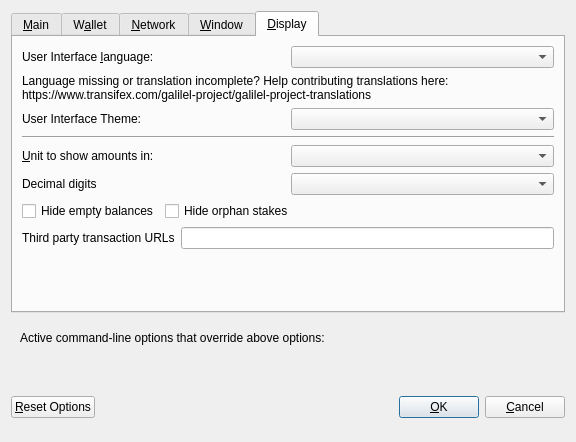
<?xml version="1.0" encoding="UTF-8"?>
<ui version="4.0">
 <class>OptionsDialog</class>
 <widget class="QDialog" name="OptionsDialog">
  <property name="geometry">
   <rect>
    <x>0</x>
    <y>0</y>
    <width>576</width>
    <height>442</height>
   </rect>
  </property>
  <property name="windowTitle">
   <string>Options</string>
  </property>
  <property name="modal">
   <bool>true</bool>
  </property>
  <layout class="QVBoxLayout" name="verticalLayout">
   <item>
    <widget class="QTabWidget" name="tabWidget">
     <property name="currentIndex">
      <number>4</number>
     </property>
     <widget class="QWidget" name="tabMain">
      <attribute name="title">
       <string>&amp;Main</string>
      </attribute>
      <layout class="QVBoxLayout" name="verticalLayout_Main">
       <item>
        <widget class="QCheckBox" name="bitcoinAtStartup">
         <property name="toolTip">
          <string>Automatically start Galilel after logging in to the system.</string>
         </property>
         <property name="text">
          <string>&amp;Start Galilel on system login</string>
         </property>
        </widget>
       </item>
       <item>
        <layout class="QHBoxLayout" name="horizontalLayout_2_Main">
         <item>
          <widget class="QLabel" name="databaseCacheLabel">
           <property name="text">
            <string>Size of &amp;database cache</string>
           </property>
           <property name="textFormat">
            <enum>Qt::PlainText</enum>
           </property>
           <property name="buddy">
            <cstring>databaseCache</cstring>
           </property>
          </widget>
         </item>
         <item>
          <widget class="QSpinBox" name="databaseCache"/>
         </item>
         <item>
          <widget class="QLabel" name="databaseCacheUnitLabel">
           <property name="text">
            <string>MB</string>
           </property>
           <property name="textFormat">
            <enum>Qt::PlainText</enum>
           </property>
          </widget>
         </item>
         <item>
          <spacer name="horizontalSpacer_2_Main">
           <property name="orientation">
            <enum>Qt::Horizontal</enum>
           </property>
           <property name="sizeHint" stdset="0">
            <size>
             <width>40</width>
             <height>20</height>
            </size>
           </property>
          </spacer>
         </item>
        </layout>
       </item>
       <item>
        <layout class="QHBoxLayout" name="horizontalLayout_3_Main">
         <item>
          <widget class="QLabel" name="threadsScriptVerifLabel">
           <property name="text">
            <string>Number of script &amp;verification threads</string>
           </property>
           <property name="textFormat">
            <enum>Qt::PlainText</enum>
           </property>
           <property name="buddy">
            <cstring>threadsScriptVerif</cstring>
           </property>
          </widget>
         </item>
         <item>
          <widget class="QSpinBox" name="threadsScriptVerif">
           <property name="toolTip">
            <string>(0 = auto, &lt;0 = leave that many cores free)</string>
           </property>
          </widget>
         </item>
         <item>
          <spacer name="horizontalSpacer_3_Main">
           <property name="orientation">
            <enum>Qt::Horizontal</enum>
           </property>
           <property name="sizeHint" stdset="0">
            <size>
             <width>40</width>
             <height>20</height>
            </size>
           </property>
          </spacer>
         </item>
        </layout>
       </item>
       <item>
        <spacer name="verticalSpacer_2">
         <property name="orientation">
          <enum>Qt::Vertical</enum>
         </property>
         <property name="sizeHint" stdset="0">
          <size>
           <width>20</width>
           <height>40</height>
          </size>
         </property>
        </spacer>
       </item>
       <item>
        <layout class="QHBoxLayout" name="horiz-autominting-layout">
         <item>
          <widget class="QCheckBox" name="checkBoxZeromintEnable">
           <property name="toolTip">
            <string>Enable automatic minting of GALI units to zGALI</string>
           </property>
           <property name="layoutDirection">
            <enum>Qt::LeftToRight</enum>
           </property>
           <property name="text">
            <string>Enable zGALI Automint</string>
           </property>
          </widget>
         </item>
         <item>
          <widget class="QCheckBox" name="checkBoxZeromintAddresses">
           <property name="toolTip">
            <string>Enable automatic zGALI minting from specific addresses</string>
           </property>
           <property name="layoutDirection">
            <enum>Qt::LeftToRight</enum>
           </property>
           <property name="text">
            <string>Enable Automint Addresses</string>
           </property>
          </widget>
         </item>
        </layout>
       </item>
       <item>
        <layout class="QHBoxLayout" name="horizontalLayout_3">
         <item>
          <widget class="QLabel" name="percentage_label">
           <property name="toolTip">
            <string>Percentage of incoming GALI which get automatically converted to zGALI via Zerocoin Protocol (min: 10%)</string>
           </property>
           <property name="text">
            <string>Percentage of autominted zGALI</string>
           </property>
          </widget>
         </item>
         <item>
          <widget class="QSpinBox" name="zeromintPercentage">
           <property name="minimum">
            <number>1</number>
           </property>
           <property name="maximum">
            <number>100</number>
           </property>
          </widget>
         </item>
        </layout>
       </item>
       <item>
        <layout class="QHBoxLayout" name="horizontalLayout" stretch="0,0">
         <property name="sizeConstraint">
          <enum>QLayout::SetFixedSize</enum>
         </property>
         <item>
          <widget class="QLabel" name="labelPreferredDenom">
           <property name="maximumSize">
            <size>
             <width>16777215</width>
             <height>16777215</height>
            </size>
           </property>
           <property name="toolTip">
            <string>Wait with automatic conversion to Zerocoin until enough GALI for this denomination is available</string>
           </property>
           <property name="text">
            <string>Preferred Automint zGALI Denomination</string>
           </property>
          </widget>
         </item>
         <item>
          <widget class="QComboBox" name="preferredDenom">
           <property name="maximumSize">
            <size>
             <width>16777215</width>
             <height>27</height>
            </size>
           </property>
           <property name="toolTip">
            <string>Wait with automatic conversion to Zerocoin until enough GALI for this denomination is available</string>
           </property>
           <property name="maxVisibleItems">
            <number>9</number>
           </property>
           <property name="maxCount">
            <number>9</number>
           </property>
          </widget>
         </item>
        </layout>
       </item>
      </layout>
     </widget>
     <widget class="QWidget" name="tabWallet">
      <attribute name="title">
       <string>W&amp;allet</string>
      </attribute>
      <layout class="QVBoxLayout" name="verticalLayout_Wallet">
       <item>
        <layout class="QHBoxLayout" name="horizontalLayout_2_Wallet">
         <item>
          <widget class="QLabel" name="labelStakeSplitThresholdText">
           <property name="text">
            <string>Stake split threshold:</string>
           </property>
          </widget>
         </item>
         <item>
          <widget class="QSpinBox" name="spinBoxStakeSplitThreshold">
           <property name="minimum">
            <number>1</number>
           </property>
           <property name="maximum">
            <number>999999</number>
           </property>
          </widget>
         </item>
        </layout>
       </item>
       <item>
        <widget class="QGroupBox" name="groupBox">
         <property name="title">
          <string>Expert</string>
         </property>
         <layout class="QVBoxLayout" name="verticalLayout_2">
          <item>
           <widget class="QCheckBox" name="coinControlFeatures">
            <property name="toolTip">
             <string>Whether to show coin control features or not.</string>
            </property>
            <property name="text">
             <string>Enable coin &amp;control features</string>
            </property>
           </widget>
          </item>
          <item>
           <widget class="QCheckBox" name="showMasternodesTab">
            <property name="toolTip">
             <string>Show additional tab listing all your masternodes in first sub-tab&lt;br/&gt;and all masternodes on the network in second sub-tab.</string>
            </property>
            <property name="text">
             <string>Show Masternodes Tab</string>
            </property>
           </widget>
          </item>
          <item>
           <widget class="QCheckBox" name="spendZeroConfChange">
            <property name="toolTip">
             <string>If you disable the spending of unconfirmed change, the change from a transaction&lt;br/&gt;cannot be used until that transaction has at least one confirmation.&lt;br/&gt;This also affects how your balance is computed.</string>
            </property>
            <property name="text">
             <string>&amp;Spend unconfirmed change</string>
            </property>
           </widget>
          </item>
         </layout>
        </widget>
       </item>
       <item>
        <spacer name="verticalSpacer_Wallet">
         <property name="orientation">
          <enum>Qt::Vertical</enum>
         </property>
         <property name="sizeHint" stdset="0">
          <size>
           <width>20</width>
           <height>40</height>
          </size>
         </property>
        </spacer>
       </item>
      </layout>
     </widget>
     <widget class="QWidget" name="tabNetwork">
      <attribute name="title">
       <string>&amp;Network</string>
      </attribute>
      <layout class="QVBoxLayout" name="verticalLayout_Network">
       <item>
        <widget class="QCheckBox" name="mapPortUpnp">
         <property name="toolTip">
          <string>Automatically open the Galilel client port on the router. This only works when your router supports UPnP and it is enabled.</string>
         </property>
         <property name="text">
          <string>Map port using &amp;UPnP</string>
         </property>
        </widget>
       </item>
       <item>
        <widget class="QCheckBox" name="allowIncoming">
         <property name="toolTip">
          <string>Accept connections from outside</string>
         </property>
         <property name="text">
          <string>Allow incoming connections</string>
         </property>
        </widget>
       </item>
       <item>
        <widget class="QCheckBox" name="connectSocks">
         <property name="toolTip">
          <string>Connect to the Galilel network through a SOCKS5 proxy.</string>
         </property>
         <property name="text">
          <string>&amp;Connect through SOCKS5 proxy (default proxy):</string>
         </property>
        </widget>
       </item>
       <item>
        <layout class="QHBoxLayout" name="horizontalLayout_1_Network">
         <item>
          <widget class="QLabel" name="proxyIpLabel">
           <property name="text">
            <string>Proxy &amp;IP:</string>
           </property>
           <property name="textFormat">
            <enum>Qt::PlainText</enum>
           </property>
           <property name="buddy">
            <cstring>proxyIp</cstring>
           </property>
          </widget>
         </item>
         <item>
          <widget class="QValidatedLineEdit" name="proxyIp">
           <property name="minimumSize">
            <size>
             <width>140</width>
             <height>0</height>
            </size>
           </property>
           <property name="maximumSize">
            <size>
             <width>140</width>
             <height>16777215</height>
            </size>
           </property>
           <property name="toolTip">
            <string>IP address of the proxy (e.g. IPv4: 127.0.0.1 / IPv6: ::1)</string>
           </property>
          </widget>
         </item>
         <item>
          <widget class="QLabel" name="proxyPortLabel">
           <property name="text">
            <string>&amp;Port:</string>
           </property>
           <property name="textFormat">
            <enum>Qt::PlainText</enum>
           </property>
           <property name="buddy">
            <cstring>proxyPort</cstring>
           </property>
          </widget>
         </item>
         <item>
          <widget class="QLineEdit" name="proxyPort">
           <property name="minimumSize">
            <size>
             <width>55</width>
             <height>0</height>
            </size>
           </property>
           <property name="maximumSize">
            <size>
             <width>55</width>
             <height>16777215</height>
            </size>
           </property>
           <property name="toolTip">
            <string>Port of the proxy (e.g. 9050)</string>
           </property>
          </widget>
         </item>
         <item>
          <spacer name="horizontalSpacer_1_Network">
           <property name="orientation">
            <enum>Qt::Horizontal</enum>
           </property>
           <property name="sizeHint" stdset="0">
            <size>
             <width>40</width>
             <height>20</height>
            </size>
           </property>
          </spacer>
         </item>
        </layout>
       </item>
       <item>
        <spacer name="verticalSpacer_Network">
         <property name="orientation">
          <enum>Qt::Vertical</enum>
         </property>
         <property name="sizeHint" stdset="0">
          <size>
           <width>20</width>
           <height>40</height>
          </size>
         </property>
        </spacer>
       </item>
      </layout>
     </widget>
     <widget class="QWidget" name="tabWindow">
      <attribute name="title">
       <string>&amp;Window</string>
      </attribute>
      <layout class="QVBoxLayout" name="verticalLayout_Window">
       <item>
        <widget class="QCheckBox" name="minimizeToTray">
         <property name="toolTip">
          <string>Show only a tray icon after minimizing the window.</string>
         </property>
         <property name="text">
          <string>&amp;Minimize to the tray instead of the taskbar</string>
         </property>
        </widget>
       </item>
       <item>
        <widget class="QCheckBox" name="minimizeOnClose">
         <property name="toolTip">
          <string>Minimize instead of exit the application when the window is closed. When this option is enabled, the application will be closed only after selecting Quit in the menu.</string>
         </property>
         <property name="text">
          <string>M&amp;inimize on close</string>
         </property>
        </widget>
       </item>
       <item>
        <spacer name="verticalSpacer_Window">
         <property name="orientation">
          <enum>Qt::Vertical</enum>
         </property>
         <property name="sizeHint" stdset="0">
          <size>
           <width>20</width>
           <height>40</height>
          </size>
         </property>
        </spacer>
       </item>
      </layout>
     </widget>
     <widget class="QWidget" name="tabDisplay">
      <attribute name="title">
       <string>&amp;Display</string>
      </attribute>
      <layout class="QVBoxLayout" name="verticalLayout_Display">
       <item>
        <layout class="QHBoxLayout" name="horizontalLayout_1_Display">
         <item>
          <widget class="QLabel" name="langLabel">
           <property name="text">
            <string>User Interface &amp;language:</string>
           </property>
           <property name="textFormat">
            <enum>Qt::PlainText</enum>
           </property>
           <property name="buddy">
            <cstring>lang</cstring>
           </property>
          </widget>
         </item>
         <item>
          <widget class="QValueComboBox" name="lang">
           <property name="toolTip">
            <string>The user interface language can be set here. This setting will take effect after restarting Galilel.</string>
           </property>
          </widget>
         </item>
        </layout>
       </item>
       <item>
        <widget class="QLabel" name="label_3">
         <property name="toolTip">
          <string notr="true"/>
         </property>
         <property name="statusTip">
          <string notr="true"/>
         </property>
         <property name="whatsThis">
          <string notr="true"/>
         </property>
         <property name="accessibleName">
          <string notr="true"/>
         </property>
         <property name="text">
          <string>Language missing or translation incomplete? Help contributing translations here:
https://www.transifex.com/galilel-project/galilel-project-translations</string>
         </property>
         <property name="wordWrap">
          <bool>true</bool>
         </property>
         <property name="openExternalLinks">
          <bool>true</bool>
         </property>
         <property name="textInteractionFlags">
          <set>Qt::TextBrowserInteraction</set>
         </property>
        </widget>
       </item>
       <item>
        <layout class="QHBoxLayout" name="horizontalLayout_2_Display" stretch="0,0">
         <item>
          <widget class="QLabel" name="themeLabel">
           <property name="text">
            <string>User Interface Theme:</string>
           </property>
          </widget>
         </item>
         <item>
          <widget class="QValueComboBox" name="theme"/>
         </item>
        </layout>
       </item>
       <item>
        <widget class="Line" name="line">
         <property name="orientation">
          <enum>Qt::Horizontal</enum>
         </property>
        </widget>
       </item>
       <item>
        <layout class="QHBoxLayout" name="horizontalLayout_3_Display">
         <item>
          <widget class="QLabel" name="unitLabel">
           <property name="text">
            <string>&amp;Unit to show amounts in:</string>
           </property>
           <property name="textFormat">
            <enum>Qt::PlainText</enum>
           </property>
           <property name="buddy">
            <cstring>unit</cstring>
           </property>
          </widget>
         </item>
         <item>
          <widget class="QValueComboBox" name="unit">
           <property name="toolTip">
            <string>Choose the default subdivision unit to show in the interface and when sending coins.</string>
           </property>
          </widget>
         </item>
        </layout>
       </item>
       <item>
        <layout class="QHBoxLayout" name="horizontalLayout_4_Display">
         <item>
          <widget class="QLabel" name="digitsLabel">
           <property name="text">
            <string>Decimal digits</string>
           </property>
          </widget>
         </item>
         <item>
          <widget class="QValueComboBox" name="digits"/>
         </item>
        </layout>
       </item>
       <item>
        <layout class="QHBoxLayout" name="horizontalLayout_5_Display">
         <item>
          <widget class="QCheckBox" name="checkBoxHideZeroBalances">
           <property name="toolTip">
            <string>Hide empty balances</string>
           </property>
           <property name="layoutDirection">
            <enum>Qt::LeftToRight</enum>
           </property>
           <property name="text">
            <string>Hide empty balances</string>
           </property>
          </widget>
         </item>
         <item>
          <widget class="QCheckBox" name="checkBoxHideOrphans">
           <property name="toolTip">
            <string>Hide orphan stakes in transaction lists</string>
           </property>
           <property name="text">
            <string>Hide orphan stakes</string>
           </property>
          </widget>
         </item>
         <item>
          <spacer name="horizontalSpacer">
           <property name="orientation">
            <enum>Qt::Horizontal</enum>
           </property>
           <property name="sizeHint" stdset="0">
            <size>
             <width>40</width>
             <height>20</height>
            </size>
           </property>
          </spacer>
         </item>
        </layout>
       </item>
       <item>
        <layout class="QHBoxLayout" name="horizontalLayout_6_Display">
         <item>
          <widget class="QLabel" name="thirdPartyTxUrlsLabel">
           <property name="toolTip">
            <string>Third party URLs (e.g. a block explorer) that appear in the transactions tab as context menu items. %s in the URL is replaced by transaction hash. Multiple URLs are separated by vertical bar |.</string>
           </property>
           <property name="text">
            <string>Third party transaction URLs</string>
           </property>
           <property name="buddy">
            <cstring>thirdPartyTxUrls</cstring>
           </property>
          </widget>
         </item>
         <item>
          <widget class="QLineEdit" name="thirdPartyTxUrls">
           <property name="toolTip">
            <string>Third party URLs (e.g. a block explorer) that appear in the transactions tab as context menu items. %s in the URL is replaced by transaction hash. Multiple URLs are separated by vertical bar |.</string>
           </property>
          </widget>
         </item>
        </layout>
       </item>
       <item>
        <spacer name="verticalSpacer">
         <property name="orientation">
          <enum>Qt::Vertical</enum>
         </property>
         <property name="sizeHint" stdset="0">
          <size>
           <width>20</width>
           <height>40</height>
          </size>
         </property>
        </spacer>
       </item>
      </layout>
     </widget>
    </widget>
   </item>
   <item>
    <widget class="QFrame" name="frame">
     <layout class="QVBoxLayout" name="verticalLayout_Bottom">
      <item>
       <layout class="QHBoxLayout" name="horizontalLayout_Bottom">
        <item>
         <widget class="QLabel" name="overriddenByCommandLineInfoLabel">
          <property name="text">
           <string>Active command-line options that override above options:</string>
          </property>
          <property name="textFormat">
           <enum>Qt::PlainText</enum>
          </property>
         </widget>
        </item>
        <item>
         <spacer name="horizontalSpacer_Bottom">
          <property name="orientation">
           <enum>Qt::Horizontal</enum>
          </property>
          <property name="sizeHint" stdset="0">
           <size>
            <width>40</width>
            <height>20</height>
           </size>
          </property>
         </spacer>
        </item>
       </layout>
      </item>
      <item>
       <widget class="QLabel" name="overriddenByCommandLineLabel">
        <property name="text">
         <string/>
        </property>
        <property name="textFormat">
         <enum>Qt::PlainText</enum>
        </property>
        <property name="wordWrap">
         <bool>true</bool>
        </property>
       </widget>
      </item>
     </layout>
    </widget>
   </item>
   <item>
    <layout class="QHBoxLayout" name="horizontalLayout_Buttons">
     <item>
      <widget class="QPushButton" name="resetButton">
       <property name="toolTip">
        <string>Reset all client options to default.</string>
       </property>
       <property name="text">
        <string>&amp;Reset Options</string>
       </property>
       <property name="autoDefault">
        <bool>false</bool>
       </property>
      </widget>
     </item>
     <item>
      <spacer name="horizontalSpacer_1">
       <property name="orientation">
        <enum>Qt::Horizontal</enum>
       </property>
       <property name="sizeHint" stdset="0">
        <size>
         <width>40</width>
         <height>48</height>
        </size>
       </property>
      </spacer>
     </item>
     <item>
      <widget class="QLabel" name="statusLabel">
       <property name="minimumSize">
        <size>
         <width>200</width>
         <height>0</height>
        </size>
       </property>
       <property name="font">
        <font>
         <weight>75</weight>
         <bold>true</bold>
        </font>
       </property>
       <property name="text">
        <string/>
       </property>
       <property name="textFormat">
        <enum>Qt::PlainText</enum>
       </property>
       <property name="wordWrap">
        <bool>true</bool>
       </property>
      </widget>
     </item>
     <item>
      <spacer name="horizontalSpacer_2">
       <property name="orientation">
        <enum>Qt::Horizontal</enum>
       </property>
       <property name="sizeHint" stdset="0">
        <size>
         <width>40</width>
         <height>48</height>
        </size>
       </property>
      </spacer>
     </item>
     <item>
      <widget class="QPushButton" name="okButton">
       <property name="text">
        <string>&amp;OK</string>
       </property>
       <property name="autoDefault">
        <bool>false</bool>
       </property>
       <property name="default">
        <bool>true</bool>
       </property>
      </widget>
     </item>
     <item>
      <widget class="QPushButton" name="cancelButton">
       <property name="text">
        <string>&amp;Cancel</string>
       </property>
       <property name="autoDefault">
        <bool>false</bool>
       </property>
      </widget>
     </item>
    </layout>
   </item>
  </layout>
 </widget>
 <customwidgets>
  <customwidget>
   <class>QValidatedLineEdit</class>
   <extends>QLineEdit</extends>
   <header>qvalidatedlineedit.h</header>
  </customwidget>
  <customwidget>
   <class>QValueComboBox</class>
   <extends>QComboBox</extends>
   <header>qvaluecombobox.h</header>
  </customwidget>
 </customwidgets>
 <resources/>
 <connections/>
</ui>
